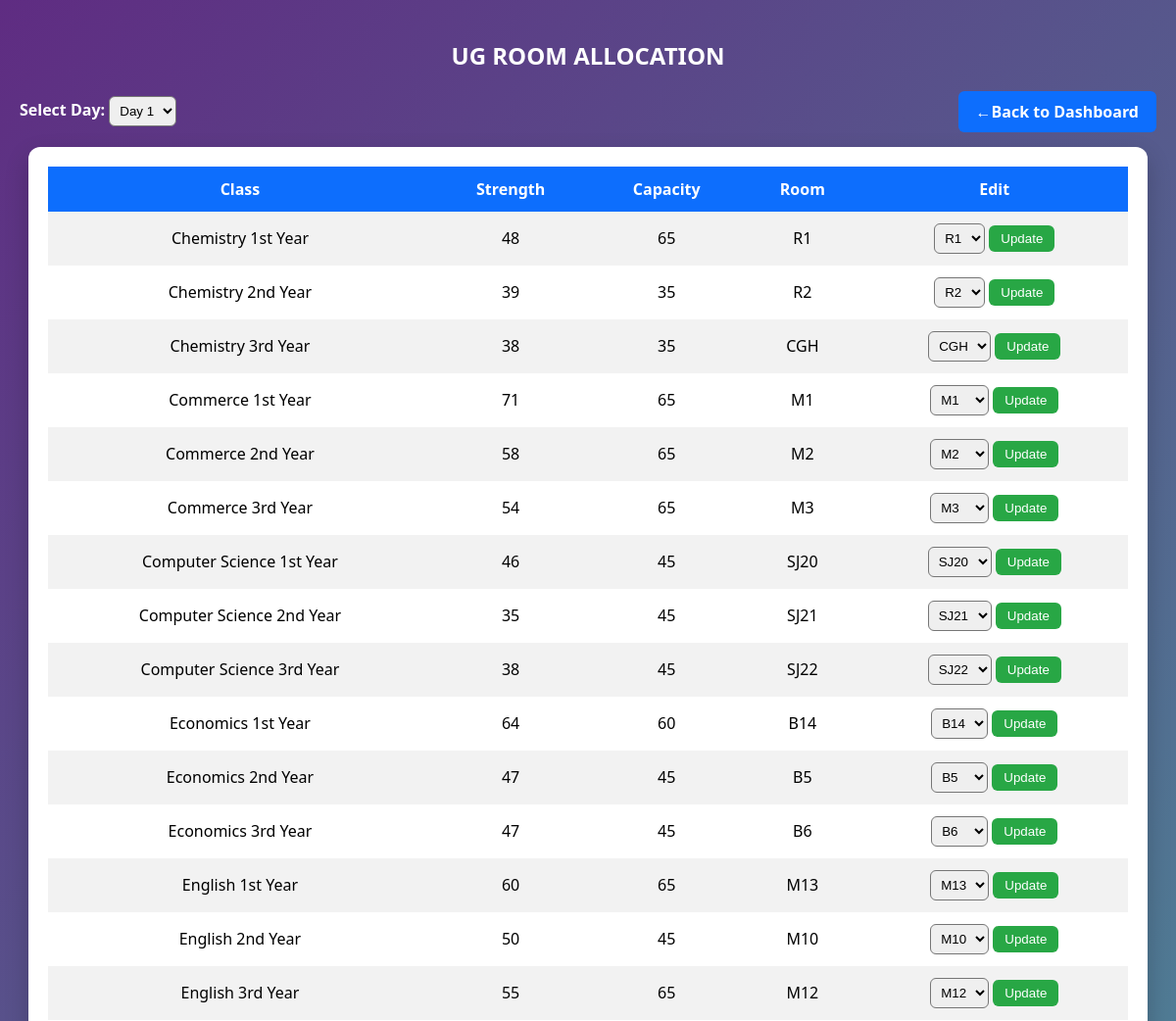
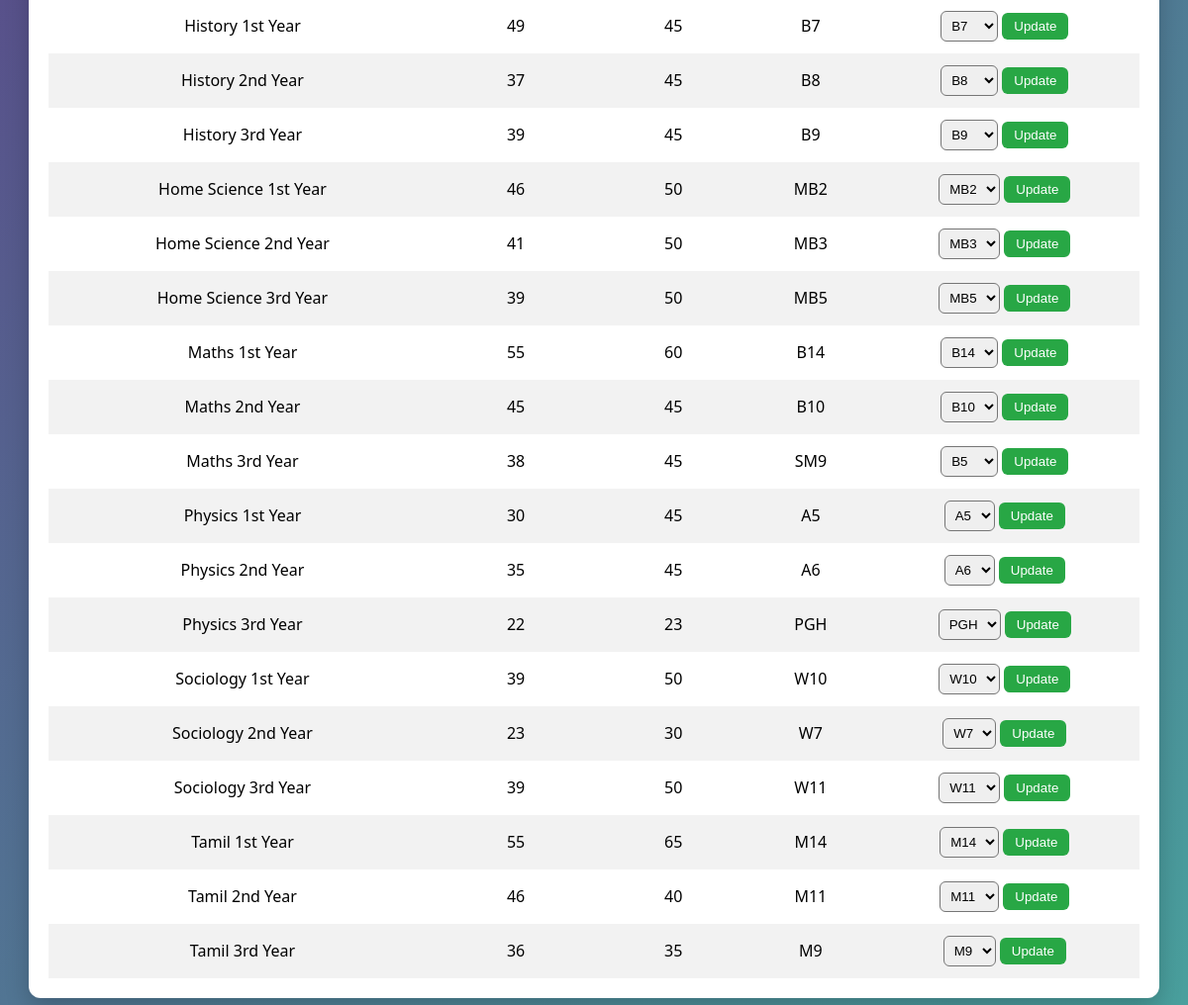
The app's page /allot.php with its own data (2 pictures, top to bottom).
### tables this page shows
CREATE TABLE `department` (
  `id` int(11) NOT NULL,
  `class_name` varchar(100) DEFAULT NULL,
  `strength` int(11) DEFAULT NULL,
  `capacity` int(11) DEFAULT NULL,
  `allowed_rooms` varchar(255) DEFAULT NULL,
  `room_name` varchar(50) DEFAULT 'No Room'
);

### allot.php (the view, shortened to what this page needs)
<?php
include "db.php";
?>
<!DOCTYPE html>
<html>
<head>
</head>
<body>
<h2>UG ROOM ALLOCATION</h2>
<div class="top-bar">
    <div class="day-select">
        Select Day:
        <select>
            <?php
            for($i=1; $i<=6; $i++){
                echo "<option>Day $i</option>";
            }
            ?>
        </select>
    </div>
    <a href="dashboard.php" class="back-btn">&larr;Back to Dashboard</a>
</div>
<div class="container">
<table>
<tr>
<th>Class</th>
<th>Strength</th>
<th>Capacity</th>
<th>Room</th>
<th>Edit</th>
</tr>
<?php
$res = mysqli_query($conn, "SELECT * FROM department ORDER BY class_name");
while($row = mysqli_fetch_assoc($res)){
?>
<tr>
<td><?php echo $row['class_name']; ?></td>
<td><?php echo $row['strength']; ?></td>
<td><?php echo $row['capacity']; ?></td>
<td class="<?php echo ($row['room_name']=='No Room') ? 'no-room' : ''; ?>">
    <?php echo $row['room_name']; ?>
</td>
<td>
<form method="post" action="">
<select name="room_name">
<?php
$rooms = explode(",", $row['allowed_rooms']);
foreach($rooms as $r){
    $r = trim($r);
    $selected = ($r == $row['room_name']) ? "selected" : "";
    echo "<option value='$r' $selected>$r</option>";
}
?>
</select>
<button type="submit" name="update_room">Update</button>
</form>
</td>
</tr>
<?php } ?>
</table>
</div>
</body>
</html>

### allot.php (style rules this page uses)
body { font-family: 'Segoe UI', sans-serif; background: linear-gradient(135deg, #5f2c82, #49a09d); margin:0; padding:20px; }
h2 { text-align:center; color:#fff; }
.top-bar { display:flex; justify-content:space-between; align-items:center; margin-bottom:15px; }
.day-select { color:#fff; font-weight:bold; }
.day-select select { padding:6px; border-radius:6px; }
.back-btn { text-decoration:none; background:#0d6efd; color:white; padding:10px 18px; border-radius:6px; font-weight:bold; }
.container { width:95%; margin:auto; background:#fff; border-radius:12px; padding:20px; box-shadow:0 10px 25px rgba(0,0,0,0.2); }
table { width:100%; border-collapse:collapse; }
th, td { padding:12px; text-align:center; }
th { background:#0d6efd; color:white; }
tr:nth-child(even) { background:#f2f2f2; }
select { padding:6px; border-radius:6px; }
button { padding:6px 12px; border:none; border-radius:6px; background:#28a745; color:#fff; cursor:pointer; }

### records on screen
department: class_name "Chemistry 1st Year", strength "48", capacity "65", room_name "R1"
department: class_name "Chemistry 2nd Year", strength "39", capacity "35", room_name "R2"
department: class_name "Chemistry 3rd Year", strength "38", capacity "35", room_name "CGH"
department: class_name "Commerce 1st Year", strength "71", capacity "65", room_name "M1"
department: class_name "Commerce 2nd Year", strength "58", capacity "65", room_name "M2"
department: class_name "Commerce 3rd Year", strength "54", capacity "65", room_name "M3"
department: class_name "Computer Science 1st Year", strength "46", capacity "45", room_name "SJ20"
department: class_name "Computer Science 2nd Year", strength "35", capacity "45", room_name "SJ21"
department: class_name "Computer Science 3rd Year", strength "38", capacity "45", room_name "SJ22"
department: class_name "Economics 1st Year", strength "64", capacity "60", room_name "B14"
department: class_name "Economics 2nd Year", strength "47", capacity "45", room_name "B5"
department: class_name "Economics 3rd Year", strength "47", capacity "45", room_name "B6"
department: class_name "English 1st Year", strength "60", capacity "65", room_name "M13"
department: class_name "English 2nd Year", strength "50", capacity "45", room_name "M10"
department: class_name "English 3rd Year", strength "55", capacity "65", room_name "M12"
department: class_name "History 1st Year", strength "49", capacity "45", room_name "B7"
department: class_name "History 2nd Year", strength "37", capacity "45", room_name "B8"
department: class_name "History 3rd Year", strength "39", capacity "45", room_name "B9"
department: class_name "Home Science 1st Year", strength "46", capacity "50", room_name "MB2"
department: class_name "Home Science 2nd Year", strength "41", capacity "50", room_name "MB3"
department: class_name "Home Science 3rd Year", strength "39", capacity "50", room_name "MB5"
department: class_name "Maths 1st Year", strength "55", capacity "60", room_name "B14"
department: class_name "Maths 2nd Year", strength "45", capacity "45", room_name "B10"
department: class_name "Maths 3rd Year", strength "38", capacity "45", room_name "SM9", room_name "B5"
department: class_name "Physics 1st Year", strength "30", capacity "45", room_name "A5"
department: class_name "Physics 2nd Year", strength "35", capacity "45", room_name "A6"
department: class_name "Physics 3rd Year", strength "22", capacity "23", room_name "PGH"
department: class_name "Sociology 1st Year", strength "39", capacity "50", room_name "W10"
department: class_name "Sociology 2nd Year", strength "23", capacity "30", room_name "W7"
department: class_name "Sociology 3rd Year", strength "39", capacity "50", room_name "W11"
department: class_name "Tamil 1st Year", strength "55", capacity "65", room_name "M14"
department: class_name "Tamil 2nd Year", strength "46", capacity "40", room_name "M11"
department: class_name "Tamil 3rd Year", strength "36", capacity "35", room_name "M9"

### other values on screen
form field room_name "CGH"
form field room_name "B14"
form field room_name "PGH"
form field room_name "W7"
